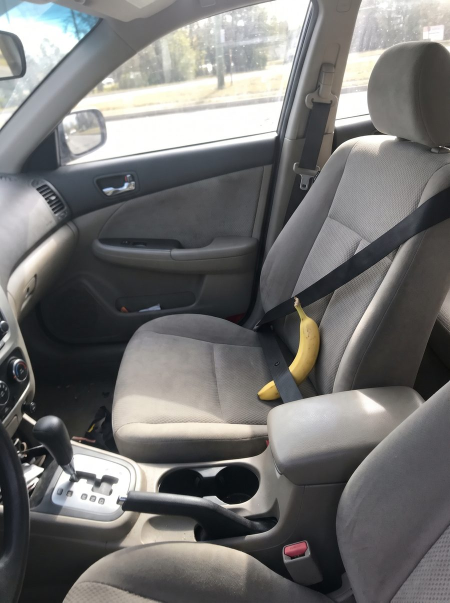
#> input picture assets/gallery/photo-car-seat.jpg, 900 x 1205 px (shown at 1/2 size)
$ python -i finish.py   (imports and definitions only)
#> lines starting #> are read from the running program, lines starting #| are printed output that depends on the picture; after the words box and inside, x2 and y2 are one past the last pixel; in counts of white or black regions, pixels touching at a corner belong together
#!/usr/bin/env python3
# /// script
# requires-python = ">=3.11"
# dependencies = ["pillow>=10"]
# ///
"""Finish a generated image for the web: exact size, web format, transparent background.

Run it with uv, which installs Pillow on the fly:
    uv run --script finish.py image.png --size 1200x630 --format webp
    uv run --script finish.py logo.png --transparent --format png

Steps, in this order (each one optional):
  --transparent [COLOR]  make a flat background transparent. Without COLOR the color is taken from the
                         corners. Only background connected to the image border is removed, so the same
                         color inside the subject stays. It is a color key, not a matting model: soft
                         shadows, gradients and fine hair are not separated cleanly.
  --size WxH             scale and crop to exactly W x H pixels (cover fit). "1200x" or "x630" scales
                         to that width or height and keeps the aspect ratio.
  --keep                 which part to keep when cropping: center (default), top, bottom, left, right,
                         top-left, top-right, bottom-left, bottom-right.
  --format               webp, jpeg, png, avif (default: the input's format; png for a transparent JPEG).

The result goes next to the input as <name>-<size>.<ext> unless -o gives a path. Nothing is written
into the skill's own folder.
"""
import argparse
import re
import sys
from pathlib import Path

from PIL import Image, ImageChops, ImageDraw, ImageFilter, ImageOps, features

SKILL_DIR = Path(__file__).resolve().parent.parent
KEEP = {
    "center": (0.5, 0.5), "top": (0.5, 0.0), "bottom": (0.5, 1.0), "left": (0.0, 0.5), "right": (1.0, 0.5),
    "top-left": (0.0, 0.0), "top-right": (1.0, 0.0), "bottom-left": (0.0, 1.0), "bottom-right": (1.0, 1.0),
}
FORMATS = {"webp": "WEBP", "jpeg": "JPEG", "jpg": "JPEG", "png": "PNG", "avif": "AVIF"}
EXTENSIONS = {"WEBP": ".webp", "JPEG": ".jpg", "PNG": ".png", "AVIF": ".avif"}
ALPHA_FORMATS = {"WEBP", "PNG", "AVIF"}


# [33 lines left out: functions parse_size, parse_color, resize, not called in this run]


def corner_color(image):
    """The background color guessed from the four corners (their per-channel median)."""
    rgb = image.convert("RGB")
    w, h = rgb.size
    corners = [rgb.getpixel(xy) for xy in ((0, 0), (w - 1, 0), (0, h - 1), (w - 1, h - 1))]
    return tuple(sorted(c[i] for c in corners)[1] for i in range(3))


def distance_map(rgb, color):
    """Per pixel, the largest channel difference to `color` (0 = same color), as an L image."""
    flat = Image.new("RGB", rgb.size, color)
    r, g, b = ImageChops.difference(rgb, flat).split()
    return ImageChops.lighter(ImageChops.lighter(r, g), b)


def remove_background(image, color=None, tolerance=24):
    """Make the background transparent: pixels within `tolerance` of `color` that connect to the border.

    Edge pixels next to the removed area get partial transparency, which softens the outline a little.
    Returns (RGBA image, color used, share of pixels removed).
    """
    color = color or corner_color(image)
    rgba = image.convert("RGBA")
    distance = distance_map(rgba.convert("RGB"), color)
    close = distance.point(lambda v: 255 if v <= tolerance else 0)
    w, h = close.size
    border = [(x, y) for x in range(w) for y in (0, h - 1)] + [(x, y) for y in range(h) for x in (0, w - 1)]
    for xy in border:
        if close.getpixel(xy) == 255:
            ImageDraw.floodfill(close, xy, 128)
    background = close.point(lambda v: 255 if v == 128 else 0)
    edge = ImageChops.subtract(background.filter(ImageFilter.MaxFilter(3)), background)
    ramp = distance.point(lambda v: 0 if v <= tolerance else min(255, (v - tolerance) * 255 // max(tolerance, 1)))
    alpha = rgba.getchannel("A")
    alpha = Image.composite(ImageChops.multiply(alpha, ramp), alpha, edge)
    alpha = Image.composite(Image.new("L", alpha.size, 0), alpha, background)
    rgba.putalpha(alpha)
    removed = background.histogram()[255] / (w * h)
    return rgba, color, removed


# [90 lines left out: functions output_path, save, build_parser, main, not called in this run]


# [2 lines not run here, left out]

>>> from PIL import Image
>>> picture = Image.open('../../../assets/gallery/photo-car-seat.jpg')
#> picture is the input picture: PIL image 900x1205 RGB; mean R, G, B 114.4, 113.9, 113.1
>>> result = remove_background(picture)
#> in corner_color, `corners = [rgb.getpixel(xy) for xy in ((0, 0), (w - 1, 0), (0, h - 1),..`: corners = [(134, 160, 173), (255, 252, 235), (46, 48, 47), (134, 130, 129)]
#> in remove_background, `color = color or corner_color(image)`: color = (134, 130, 129)
#> in distance_map, `flat = Image.new("RGB", rgb.size, color)`:
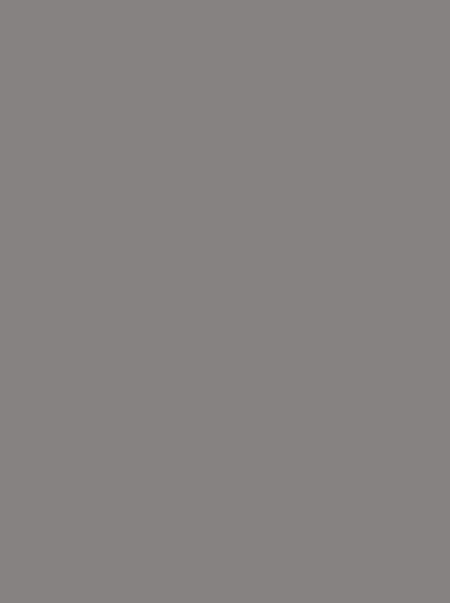
#> flat: PIL image 900x1205 RGB (shown at 1/2 size); mean R, G, B 134, 130, 129
#> in distance_map, `r, g, b = ImageChops.difference(rgb, flat).split()`:
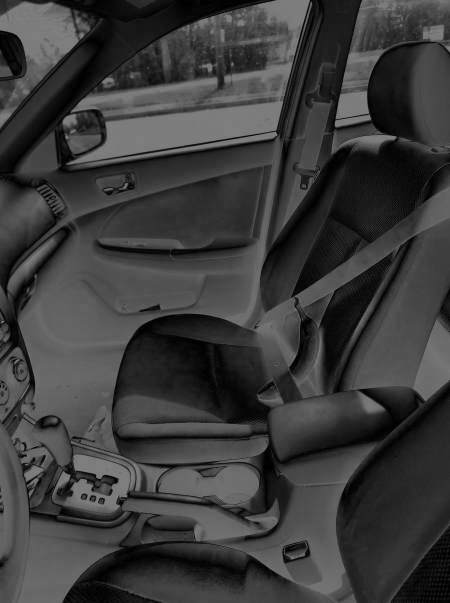
#> b: PIL image 900x1205 L (shown at 1/2 size); min 0, max 129, mean 59.2
#> in remove_background, `close = distance.point(lambda v: 255 if v <= tolerance else 0)`:
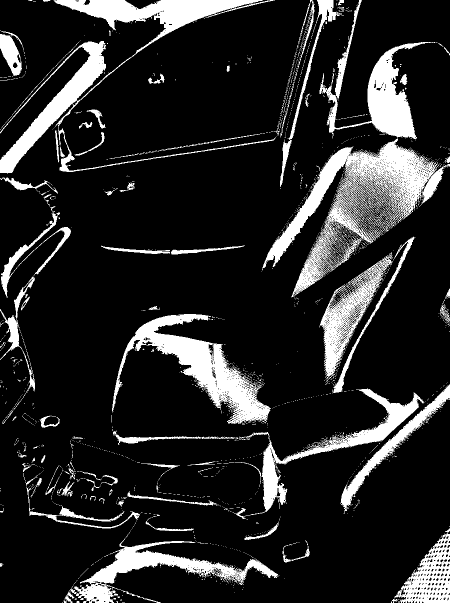
#> close: PIL image 900x1205 L (shown at 1/2 size); 15.9% white; 1922 white regions (1811 under 20 px), largest, box (x1, y1, x2, y2) and area: (524, 84, 900, 595) 43854, (224, 628, 542, 848) 19854, (107, 0, 552, 344) 15308
#> after the loop in remove_background, `for xy in border:`:
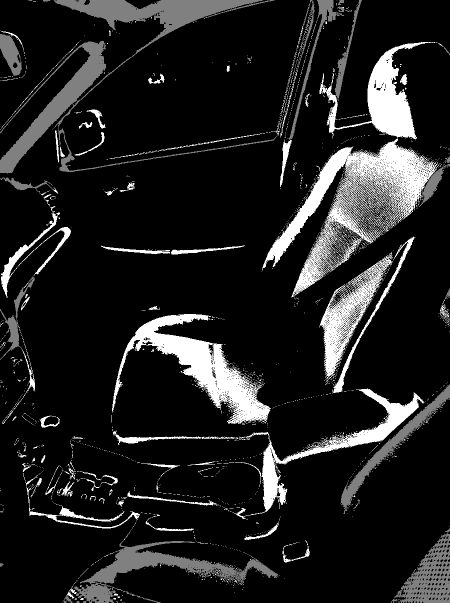
#> close: PIL image 900x1205 L (shown at 1/2 size); min 0, max 255, mean 33
#> in remove_background, `background = close.point(lambda v: 255 if v == 128 else 0)`: background: PIL image 900x1205 L; 5.9% white; 52 white regions (29 under 20 px), largest, box (x1, y1, x2, y2) and area: (107, 0, 551, 344) 15294, (147, 1080, 557, 1205) 12067, (0, 82, 212, 347) 11503
#> in remove_background, `edge = ImageChops.subtract(background.filter(ImageFilter.MaxFilter(3))..`: edge: PIL image 900x1205 L; 1.5% white in thin lines or dots
#> in remove_background, `ramp = distance.point(lambda v: 0 if v <= tolerance else min(255, (v -..`:
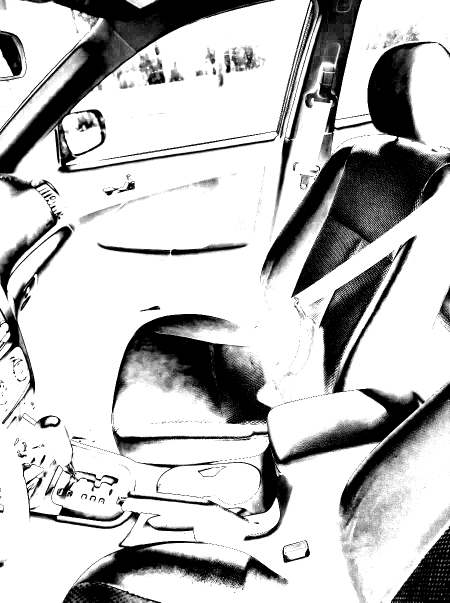
#> ramp: PIL image 900x1205 L (shown at 1/2 size); min 0, max 255, mean 192
#> in remove_background, `alpha = rgba.getchannel("A")`: alpha: PIL image 900x1205 L; every value is 255
#> in remove_background, `alpha = Image.composite(Image.new("L", alpha.size, 0), alpha, backgrou..`:
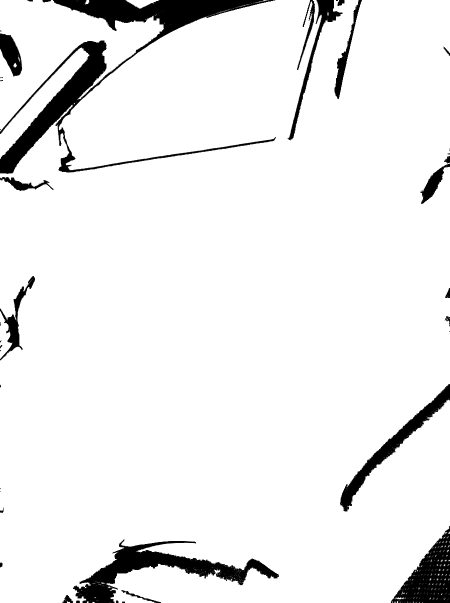
#> alpha: PIL image 900x1205 L (shown at 1/2 size); min 0, max 255, mean 237.5
#> in remove_background, `rgba.putalpha(alpha)`:
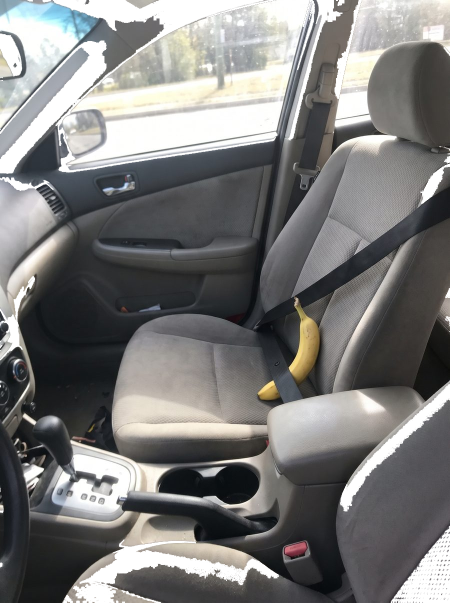
#> rgba: PIL image 900x1205 RGBA (shown at 1/2 size); mean R, G, B, A 114.4, 113.9, 113.1, 237.5; transparent parts drawn white
#> in remove_background, `removed = background.histogram()[255] / (w * h)`: removed = 0.0585

$ run again, on assets/gallery/edit-before-night-flash.jpg
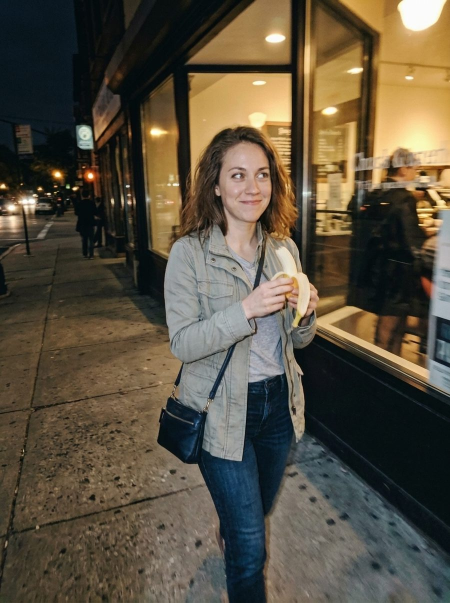
#> input picture assets/gallery/edit-before-night-flash.jpg, 900 x 1205 px (shown at 1/2 size)
#> picture is the input picture: PIL image 900x1205 RGB; mean R, G, B 89.8, 80.8, 64.4
#> corners = [(6, 23, 33), (164, 119, 52), (59, 58, 38), (70, 99, 95)]
#> color = (59, 58, 38)
#> in remove_background, `close = distance.point(lambda v: 255 if v <= tolerance else 0)`:
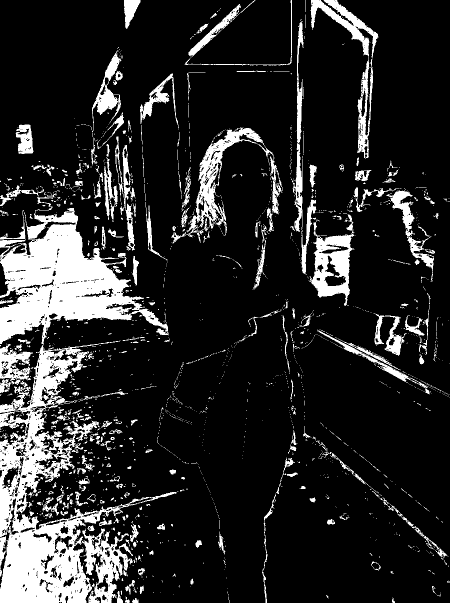
#> close: PIL image 900x1205 L (shown at 1/2 size); 16% white; 2004 white regions (1726 under 20 px), largest, box (x1, y1, x2, y2) and area: (0, 393, 353, 1205) 89112, (343, 254, 566, 488) 8558, (618, 428, 709, 612) 6910
#> background: PIL image 900x1205 L; 9.9% white; 30 white regions (13 under 20 px), largest, box (x1, y1, x2, y2) and area: (0, 393, 353, 1205) 88242, (621, 0, 757, 316) 6890, (164, 1057, 266, 1205) 6065
#> edge: PIL image 900x1205 L; 2.3% white in thin lines or dots
#> in remove_background, `rgba.putalpha(alpha)`:
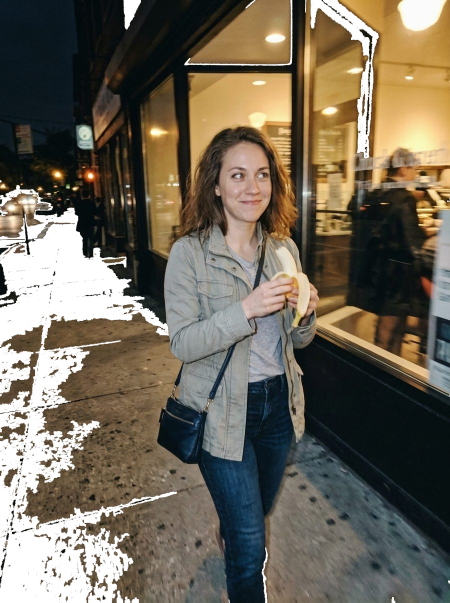
#> rgba: PIL image 900x1205 RGBA (shown at 1/2 size); mean R, G, B, A 89.8, 80.8, 64.4, 225.5; transparent parts drawn white
#> removed = 0.0991
